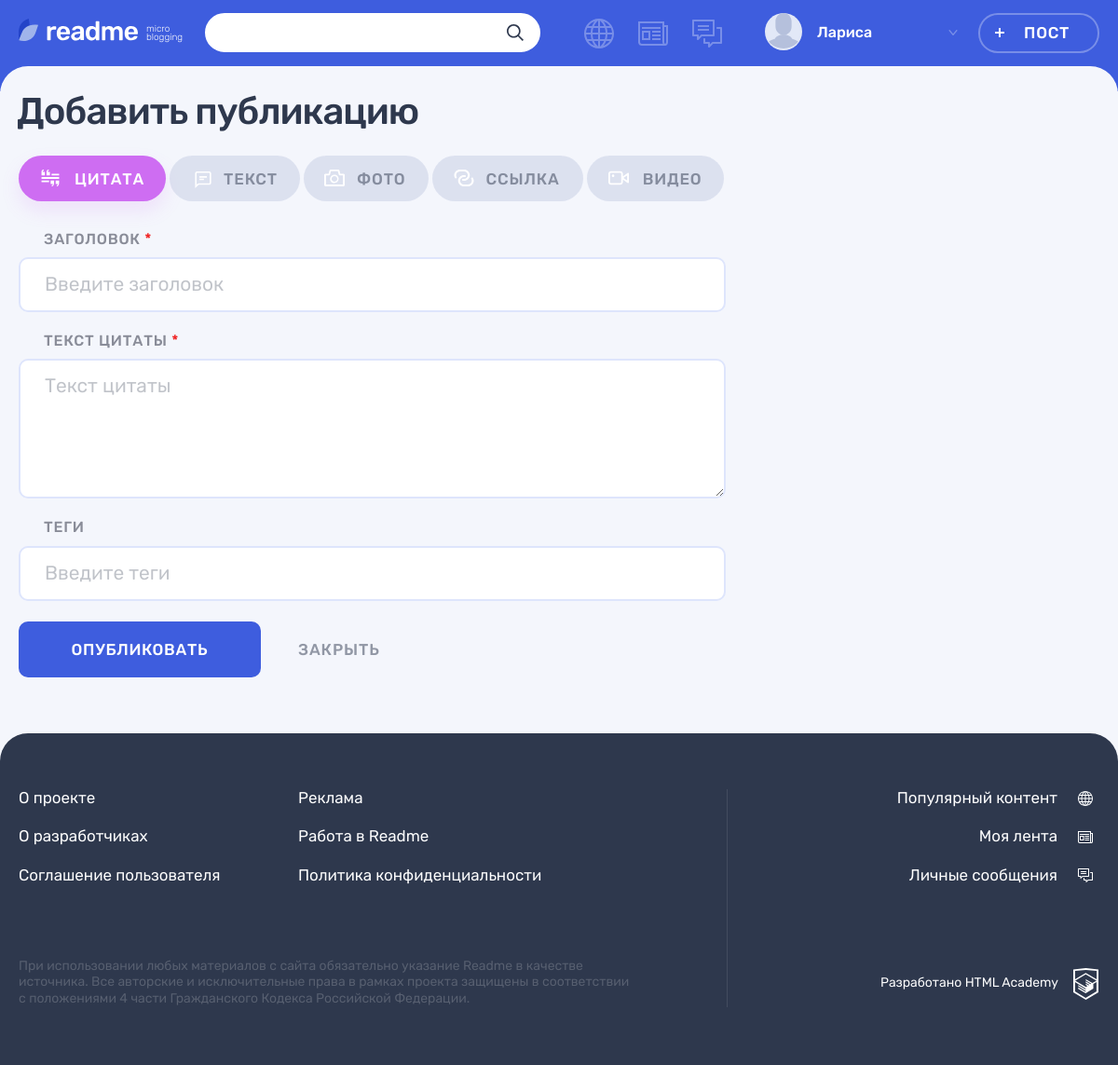
The page /add.php (signed in) on the database its author committed.
### tables this page shows
CREATE TABLE users (
  id INT UNSIGNED AUTO_INCREMENT PRIMARY KEY,
  registration_date DATETIME NOT NULL DEFAULT CURRENT_TIMESTAMP,
  email VARCHAR(255) NOT NULL UNIQUE,
  login VARCHAR(10) NOT NULL UNIQUE,
  password VARCHAR(255),
  avatar VARCHAR(255)
);

CREATE TABLE content_type (
  id INT UNSIGNED AUTO_INCREMENT PRIMARY KEY,
  content_title VARCHAR(255) NOT NULL,
  icon_class VARCHAR(255) NOT NULL
);

### helpers.php (called while the page is built, shortened)
<?php
function include_template(string $name, array $data = []): string
{
    $name = 'templates/' . $name;
    extract($data);
    require $name;
    return ob_get_clean();
}
function getContent(object $connect, string $table): object
{
    $contentType = mysqli_query($connect, "SELECT * FROM $table");
    return $contentType;
}

### templates/adding-post.php (the view, shortened to what this page needs)
<main class="page__main page__main--adding-post">
  <div class="page__main-section">
    <div class="container">
      <h1 class="page__title page__title--adding-post">Добавить публикацию</h1>
    </div>
    <div class="adding-post container">
      <div class="adding-post__tabs-wrapper tabs">
        <div class="adding-post__tabs filters">
          <ul class="adding-post__tabs-list filters__list tabs__list">
            <?php foreach($contentTypes as $type): ?>
                <li class="adding-post__tabs-item filters__item">
                    <a class="adding-post__tabs-link filters__button filters__button--<?= $type['icon_class'] ?> <?= $activeClass = ((isset($_GET['form-type']) && $_GET['form-type'] === $type['icon_class']) || (!isset($_GET['form-type']) && $type['icon_class'] === 'quote')) ? 'filters__button--active' : '' ?> tabs__item tabs__item--active button" href="add.php?form-type=<?= $type['icon_class'] ?>">
                        <svg class="filters__icon" width="22" height="18">
                          <use xlink:href="#icon-filter-<?= $type['icon_class'] ?>"></use>
                        </svg>
                        <span><?= $type['content_title'] ?></span>
                    </a>
                </li>
            <?php endforeach; ?>
          </ul>
        </div>
        <div class="adding-post__tab-content">
          <section class="adding-post__<?= $formType ?> tabs__content tabs__content--active">
            <form class="adding-post__form form" action="add.php?form-type=<?= $formType ?>" method="post" <?= ($formType === $types[2]) ? 'enctype="multipart/form-data"' : "" ?>>
              <div class="form__text-inputs-wrapper">
                <div class="form__text-inputs">
                  <div class="adding-post__input-wrapper form__input-wrapper">
                    <label class="adding-post__label form__label" for="heading">Заголовок <span class="form__input-required">*</span></label>
                      <div class="form__input-section <?= isset($errors['heading']) ? 'form__input-section--error' : '' ?>">
                        <input class="adding-post__input form__input" id="heading" value="<?= $_POST['heading'] ?? "" ?>" type="text" name="heading" placeholder="Введите заголовок">
                    </div>
                  </div>
                  <div class="adding-post__input-wrapper form__input-wrapper">
                    <?php if ($formType === $types[2]): ?>
                        <label class="adding-post__label form__label" for="photo-url">Ссылка из интернета</label>
                        <div class="form__input-section <?= isset($errors['photo-url']) ? 'form__input-section--error' : '' ?>">
                            <input class="adding-post__input form__input" id="photo-url" value="<?= $POST['photo-url'] ?? "" ?>" type="text" name="photo-url" placeholder="Введите ссылку">
                            <button class="form__error-button button" type="button">!<span class="visually-hidden">Информация об ошибке</span></button>
                            <div class="form__error-text">
                                <h3 class="form__error-title">Заголовок сообщения</h3>
                                <p class="form__error-desc"><?= !empty($errors['photo-url']) ? $errors['photo-url'] : '' ?></p>
                            </div>
                        </div>
                    <?php elseif ($formType === $types[0] || !isset($_GET['form-type']) || empty($_GET['form-type'])): ?>
                        <label class="adding-post__label form__label" for="cite-text">Текст цитаты <span class="form__input-required">*</span></label>
                        <div class="form__input-section  <?= isset($errors['cite-text']) ? 'form__input-section--error' : '' ?>">
                            <textarea class="adding-post__textarea adding-post__textarea--quote form__textarea form__input " id="cite-text" name="cite-text" placeholder="Текст цитаты"><?= $_POST['cite-text'] ?? ""; ?></textarea>
                        </div>
                    <?php endif; ?>
                  </div>
                  <div class="adding-post__input-wrapper form__input-wrapper">
                    <label class="adding-post__label form__label" for="tags">Теги</label>
                    <div class="form__input-section <?= isset($errors['tags']) ? 'form__input-section--error' : '' ?>">
                      <input class="adding-post__input form__input" id="tags" value="<?= $_POST['tags'] ?? "" ?>" type="text" name="tags" placeholder="Введите теги">
                    </div>
                  </div>
                </div>
              </div>
              <div class="adding-post__buttons">
                <button class="adding-post__submit button button--main" type="submit">Опубликовать</button>
                <a class="adding-post__close" href="popular.php">Закрыть</a>
              </div>
            </form>
          </section>
        </div>
      </div>
    </div>
  </div>
</main>
<div class="modal modal--adding">
</div>

### templates/layout.php (shortened to what this page needs)
<!DOCTYPE html>
<html lang="ru">
<head>
    <link rel="stylesheet" href="css/main.css">
</head>
<body class="page">
<header class="header">
    <div class="header__wrapper container">
        <div class="header__logo-wrapper">
            <a class="header__logo-link" href="feed.php">
                <img class="header__logo" src="img/logo.svg" alt="Логотип readme" width="128" height="24">
            </a>
            <p class="header__topic">
                micro blogging
            </p>
        </div>
        <form class="header__search-form form" action="search.php" method="get">
            <div class="header__search">
                <input class="header__search-input form__input" name="search" type="search">
                <button class="header__search-button button" type="submit">
                    <svg class="header__search-icon" width="18" height="18">
                        <use xlink:href="#icon-search"></use>
                    </svg>
                </button>
            </div>
        </form>
        <div class="header__nav-wrapper">
            <?php if ($_SERVER['REQUEST_URI'] !== "/registration.php"): ?>
            <nav class="header__nav">
                <ul class="header__my-nav">
                <?php foreach ($menuElements as $menuElement): ?>
                    <li class="header__my-page header__my-page--<?= $menuElement ?>">
                        <a class="header__page-link <?= $activeClass =  $_SERVER['REQUEST_URI'] === ('/' . $menuElement . '.php') ? 'header__page-link--active' : ''; ?>" href="<?= $menuElement ?>.php" title="<?= $russianValues[$menuElement] ?>">
                        </a>
                    </li>
                <?php endforeach; ?>
                </ul>
                <ul class="header__user-nav">
                    <li class="header__profile">
                        <a class="header__profile-link" href="profile.php?author_id=<?= !empty($user) ? $user : '' ?>">
                            <div class="header__avatar-wrapper">
                                <img class="header__profile-avatar" src="uploads/<?= htmlspecialchars($userAvatar) ?>" alt="Аватар профиля">
                            </div>
                            <div class="header__profile-name">
                                <span>
                                    <?= htmlspecialchars($userName) ?>
                                </span>
                                <svg class="header__link-arrow" width="10" height="6">
                                    <use xlink:href="#icon-arrow-right-ad"></use>
                                </svg>
                            </div>
                        </a>
                    </li>
                    <li>
                        <a class="header__post-button button button--transparent" href="add.php?form-type=quote">Пост</a>
                    </li>
                </ul>
            </nav>
            <?php endif; ?>
        </div>
    </div>
</header>
<?= $content ?>
<footer class="footer">
    <div class="footer__wrapper">
        <div class="footer__container container">
            <div class="footer__site-info">
                <div class="footer__site-nav">
                    <ul class="footer__info-pages">
                        <li class="footer__info-page">
                            <a class="footer__page-link" href="#">О проекте</a>
                        </li>
                        <li class="footer__info-page">
                            <a class="footer__page-link" href="#">Реклама</a>
                        </li>
                        <li class="footer__info-page">
                            <a class="footer__page-link" href="#">О разработчиках</a>
                        </li>
                        <li class="footer__info-page">
                            <a class="footer__page-link" href="#">Работа в Readme</a>
                        </li>
                        <li class="footer__info-page">
                            <a class="footer__page-link" href="#">Соглашение пользователя</a>
                        </li>
                        <li class="footer__info-page">
                            <a class="footer__page-link" href="#">Политика конфиденциальности</a>
                        </li>
                    </ul>
                </div>
                <p class="footer__license">
                    При использовании любых материалов с сайта обязательно указание Readme в качестве источника. Все авторские и исключительные права в рамках проекта защищены в соответствии с положениями 4 части Гражданского Кодекса Российской Федерации.
                </p>
            </div>
            <div class="footer__my-info">
                <ul class="footer__my-pages">
                <?php foreach ($menuElements as $menuElement): ?>
                    <li class="footer__my-page footer__my-page--<?= $menuElement ?>">
                        <a class="footer__page-link" href="<?= $menuElement ?>.php"><?= $russianValues[$menuElement] ?></a>
                    </li>
                <?php endforeach; ?>
                </ul>
                <div class="footer__copyright">
                    <a class="footer__copyright-link" href="htmlacademy.ru">
                        <span>Разработано HTML Academy</span>
                        <svg class="footer__copyright-logo" width="27" height="34">
                            <use xlink:href="#icon-htmlacademy"></use>
                        </svg>
                    </a>
                </div>
            </div>
        </div>
    </div>
</footer>
</body>
</html>

### rows shown on the page
users: login "Лариса"
content_type: content_title "ЦИТАТА"
content_type: content_title "ТЕКСТ"
content_type: content_title "ФОТО"
content_type: content_title "ССЫЛКА"
content_type: content_title "ВИДЕО"

### other values the page prints
$russianValues[$menuElement] "Популярный контент"
$russianValues[$menuElement] "Моя лента"
$russianValues[$menuElement] "Личные сообщения"
